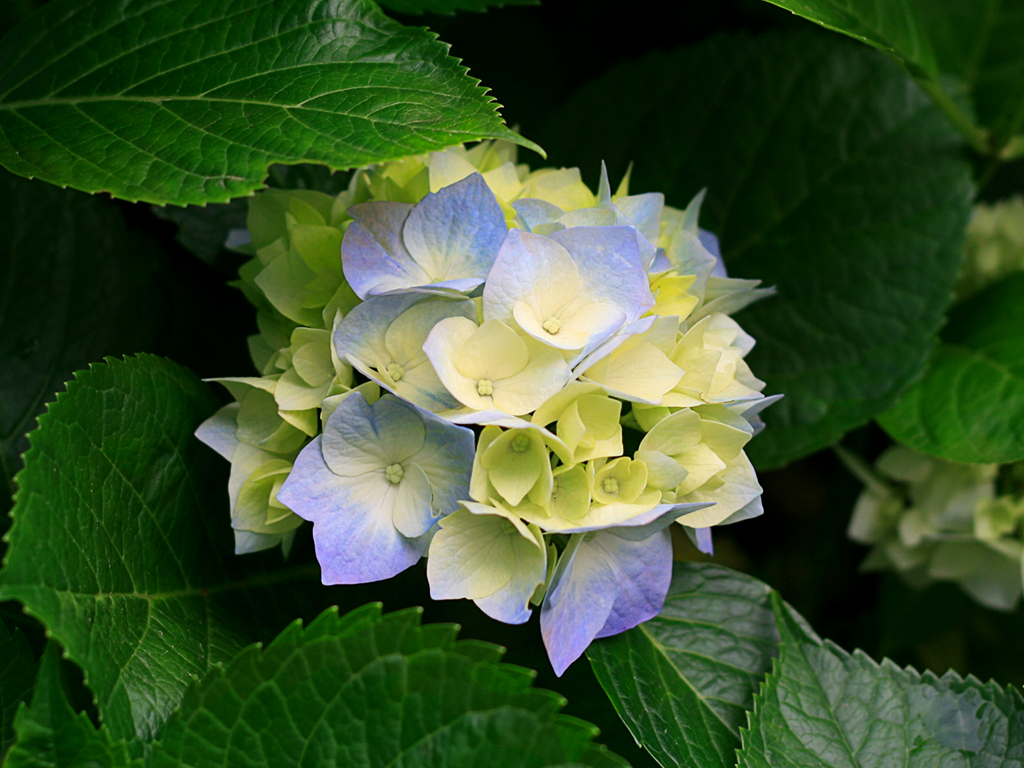
#> input picture Python/SelfCollection/load_pylab_data_in_Tkinter/Hydrangeas.png, 1024 x 768 px
$ python picture_histogram.py   (Python 2 division)
#> lines starting #> are read from the running program, lines starting #| are printed output that depends on the picture; after the words box and inside, x2 and y2 are one past the last pixel; in counts of white or black regions, pixels touching at a corner belong together
#> further down, image is the input picture: PIL image 1024x768 RGBA; mean R, G, B, A 57.3, 81.3, 43.4, 255
# coding: utf-8


import Image
import ImageDraw


def showHist(im, w=512, h=512):
#> called with w = 512, h = 512
    hist = im.convert('L').histogram()
#> hist = 256 values, max 17015 at index 12, min 0 at index 249, mean 3072
    print hist
#> (printed output is left out)
    hist = map(lambda i : h - h * i / max(hist), hist) # 归一化, 之后会有误差
#> hist = 256 values, max 512 at index 246, min 0 at index 12, mean 420.1
    w = w % 256 and 256 * (w / 256 + 1) or w # 保证宽是256的倍数
    im2 = Image.new('L', (w, h), 255)
#> im2: PIL image 512x512 L; every value is 255
    draw = ImageDraw.Draw(im2)
    step = w / 256 # 每个矩形的宽度
    [draw.rectangle([i * step, hist[i], (i+1) * step, h], fill=0) for i in range(256)]
    im.show()
    im2.show()
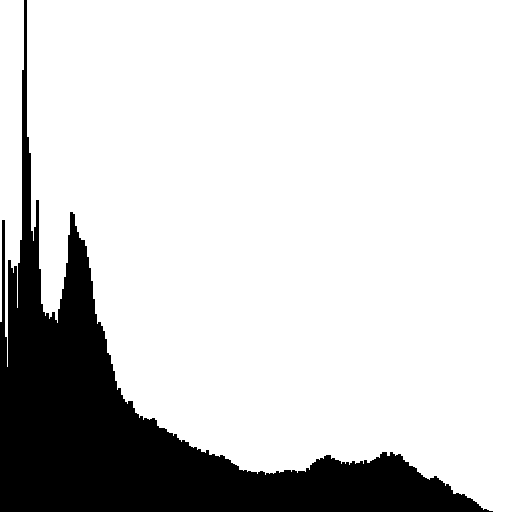
#> shown: PIL image 512x512 L; 81.7% white; 1 black region, box (x1, y1, x2, y2) and area: (0, 0, 493, 512) 48057

if __name__ == '__main__':
    image = Image.open('Hydrangeas.png')
    showHist(image, 512, 512)
